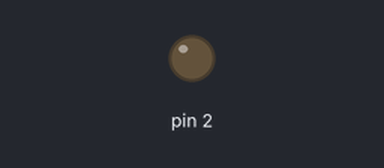
A sketch run on a simulated Arduino Uno, built with avr-gcc and run on an emulated ATmega328P. On the bench: output pins drawn as LEDs (lit = HIGH).

Above: at 1.2 s.
At 5.1 s:
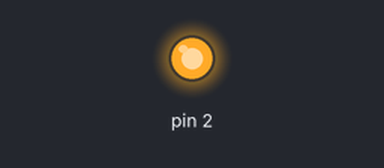
Timing chart, 0 to 13.3 s (numbered marks = the images above):
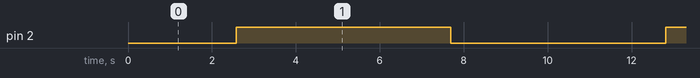

Measured:
- by itself, pin 2: alternates HIGH for 5.1 s and LOW for 5.1 s

The sketch:

PWMLED.ino
```cpp
int pwm;

void setup() {
    pinMode(2,OUTPUT);
}

void loop() {
  for(pwm=0;pwm<255;pwm++){
    delay(20);
    analogWrite(2,pwm);
  }
    for(pwm=255;pwm>=0;pwm--){
    delay(20);
    analogWrite(2,pwm);
  }
}
```
